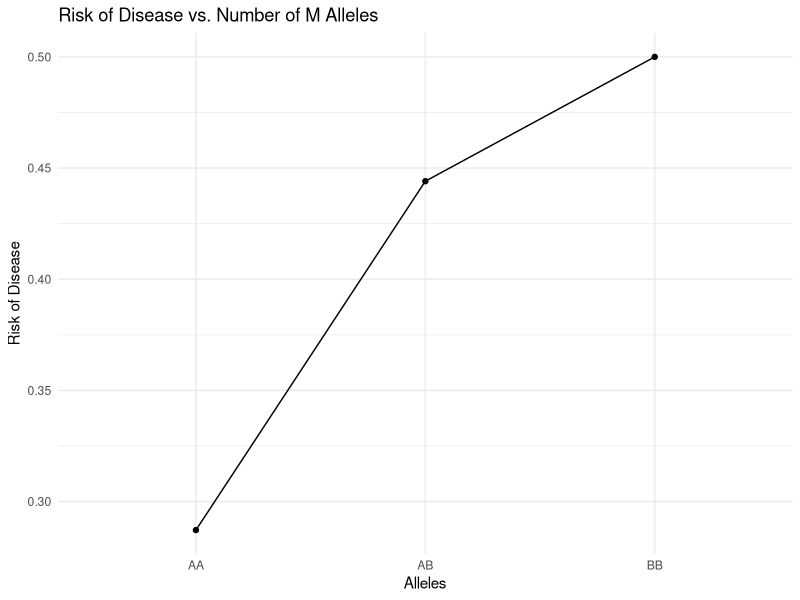
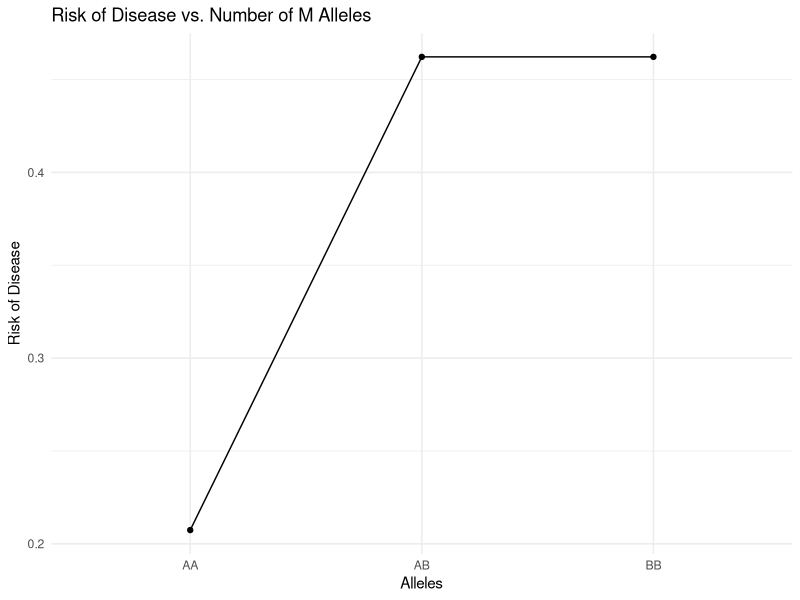
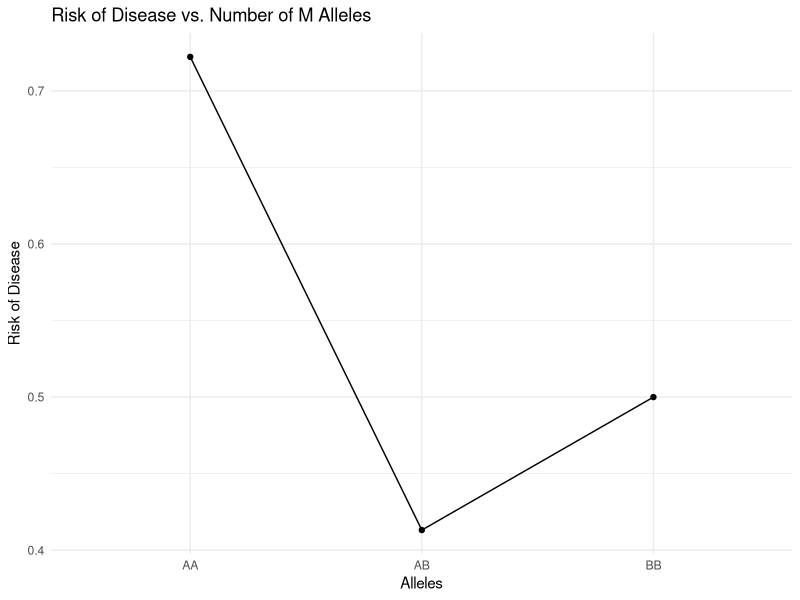

These charts were generated, in order, by the following R code:
## ---- chunk 1
library(ggplot2)
## ---- chunk 2
df <- matrix(c(112,278,150,206,348	,150),byrow=TRUE,ncol=3)
colnames(df) <- c("AA","Aa","aa")
rownames(df) <- c("Cases","Controls")
df

alleles<-cbind(2*df[,1]+df[,2],2*df[,3]+df[,2])
colnames(alleles) <- c("A","a")
fisher.test(alleles)
## ---- chunk 3
#Codominant
codominant <- matrix(c(112,278,150,206,348,150),byrow=TRUE,ncol=3)
colnames(codominant) <- c("AA","AB","BB")
rownames(codominant) <- c("Cases","Controls")
codominant

results<-chisq.test(codominant)
results
results$expected
fisher.test(codominant)

#Dominant
dominant <- cbind(codominant[,1],codominant[,2]+codominant[,3])
colnames(dominant) <- c("AA","AB or BB")
rownames(dominant) <- c("Cases","Control")
dominant
results<-chisq.test(dominant)
results
results<-chisq.test(codominant, correct = FALSE)
results

#Recessive
recessive <- cbind(codominant[,1]+codominant[,2],codominant[,3])
colnames(recessive) <- c("AA or AB","BB")
rownames(recessive) <- c("Cases","Control")
recessive
results<-chisq.test(recessive)
results
fisher.test(recessive)
## ---- chunk 4
#Codominant
m_alleles <- c("AA", "AB", "BB")
risk_of_disease <- c(codominant[1,1]/(codominant[1,1]+codominant[1,2]), codominant[1,2]/(codominant[1,2]+codominant[2,2]), codominant[1,3]/(codominant[1,3]+codominant[2,3]))

data <- data.frame(m_alleles, risk_of_disease)

ggplot(data, aes(x = m_alleles, y = risk_of_disease,group = c(1,1,1))) +
  geom_point() + geom_line() +
  labs(x = "Alleles", y = "Risk of Disease") +
  ggtitle("Risk of Disease vs. Number of M Alleles") +
  theme_minimal()


#Dominant
m_alleles <- c("AA", "AB", "BB")
risk_of_disease <- c(dominant[1,1]/(dominant[1,1]+dominant[1,2]), dominant[1,2]/(dominant[1,2]+dominant[2,2]), dominant[1,2]/(dominant[1,2]+dominant[2,2]))

data <- data.frame(m_alleles, risk_of_disease)

ggplot(data, aes(x = m_alleles, y = risk_of_disease,group = c(1,1,1))) +
  geom_point() +
  geom_line() +
  labs(x = "Alleles", y = "Risk of Disease") +
  ggtitle("Risk of Disease vs. Number of M Alleles") +
  theme_minimal()

#Recessive
m_alleles <- as.factor(c("AA", "AB", "BB"))
risk_of_disease <- c(recessive[1,1]/(recessive[1,1]+recessive[1,2]), recessive[1,1]/(recessive[1,1]+recessive[2,1]), recessive[1,2]/(recessive[1,2]+recessive[2,2]))

data <- data.frame(m_alleles, risk_of_disease)

ggplot(data, aes(x = m_alleles, y = risk_of_disease,group = c(1,1,1))) +
  geom_point() +
  geom_line() + 
  labs(x = "Alleles", y = "Risk of Disease") +
  ggtitle("Risk of Disease vs. Number of M Alleles") +
  theme_minimal()
## ---- chunk 5
n <- sum(df)

cas <- rep(c(0,1,2), df[1,])
con <- rep(c(0,1,2), df[2,])

y <- c(rep(1,sum(df[1,])),rep(0,sum(df[2,])))
x <- c(cas,con)

r <- cor(x,y)
A <- n*(r^2)

pval <- pchisq(A,df=1,lower.tail = FALSE)
pval
